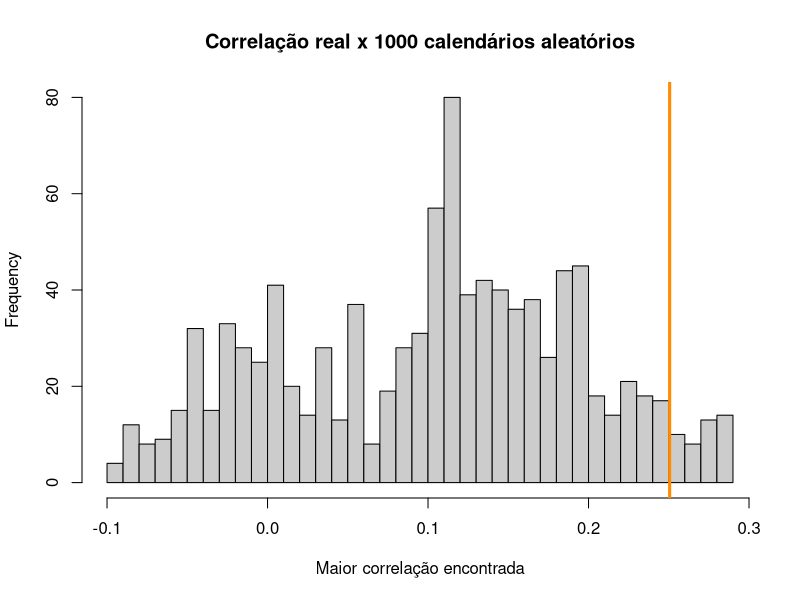
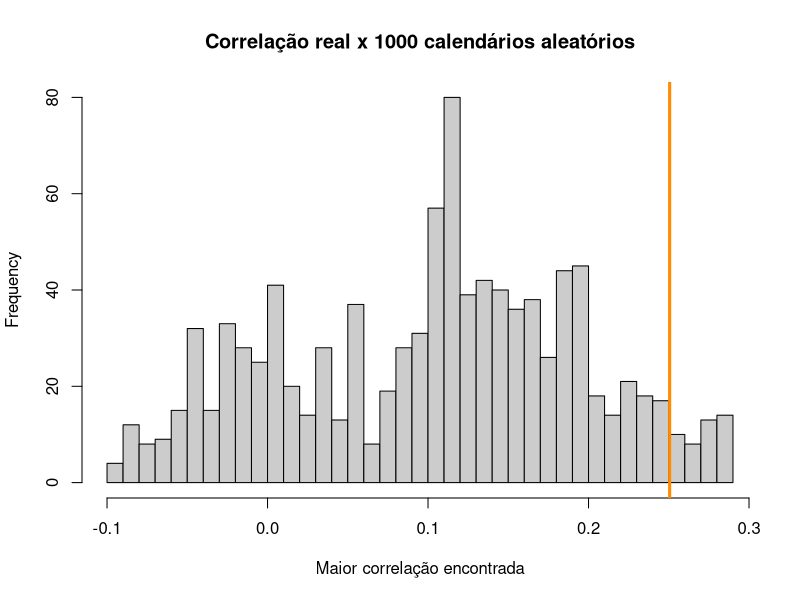

Generate these figures, in order, with R:
# =============================================================
# 04 - O padrão é real ou sorte? Teste com "calendários girados"
# Entrada: dados/base_cafe_oni.csv
# Saída:   figuras/teste_significancia.png
# =============================================================

base <- read.csv("dados/base_cafe_oni.csv")
base$DATA <- as.Date(base$DATA)
base <- base[order(base$DATA), ]
adiantar <- function(x, k) c(x[-(1:k)], rep(NA, k))

# Variações do preço para cada atraso de 1 a 36 meses
atrasos <- 1:36
variacoes <- sapply(atrasos, function(k)
  (adiantar(base$PRECO_USD, k) / base$PRECO_USD - 1) * 100)

# Maior correlação entre um índice e as variações
maior_correl <- function(indice) {
  max(apply(variacoes, 2, function(v) cor(indice, v, use = "complete.obs")))
}

real <- maior_correl(base$ANOM)

# Giramos o calendário do El Niño 1000 vezes (mesmo formato, datas erradas)
set.seed(42)
n <- length(base$ANOM)
falsos <- replicate(1000, {
  desloc <- sample(36:(n - 36), 1)
  girado <- c(base$ANOM[(desloc + 1):n], base$ANOM[1:desloc])
  maior_correl(girado)
})

p_valor <- mean(falsos >= real)
cat("Correlação real:", round(real, 3), "\n")
cat("Correlação típica no acaso:", round(median(falsos), 3), "\n")
cat("p-valor:", round(p_valor, 3), "\n")

desenhar <- function() {
  hist(falsos, breaks = 30, col = "grey80",
       main = "Correlação real x 1000 calendários aleatórios",
       xlab = "Maior correlação encontrada")
  abline(v = real, col = "darkorange", lwd = 3)
}
desenhar()
png("figuras/teste_significancia.png", width = 1600, height = 900, res = 200)
desenhar()
dev.off()
